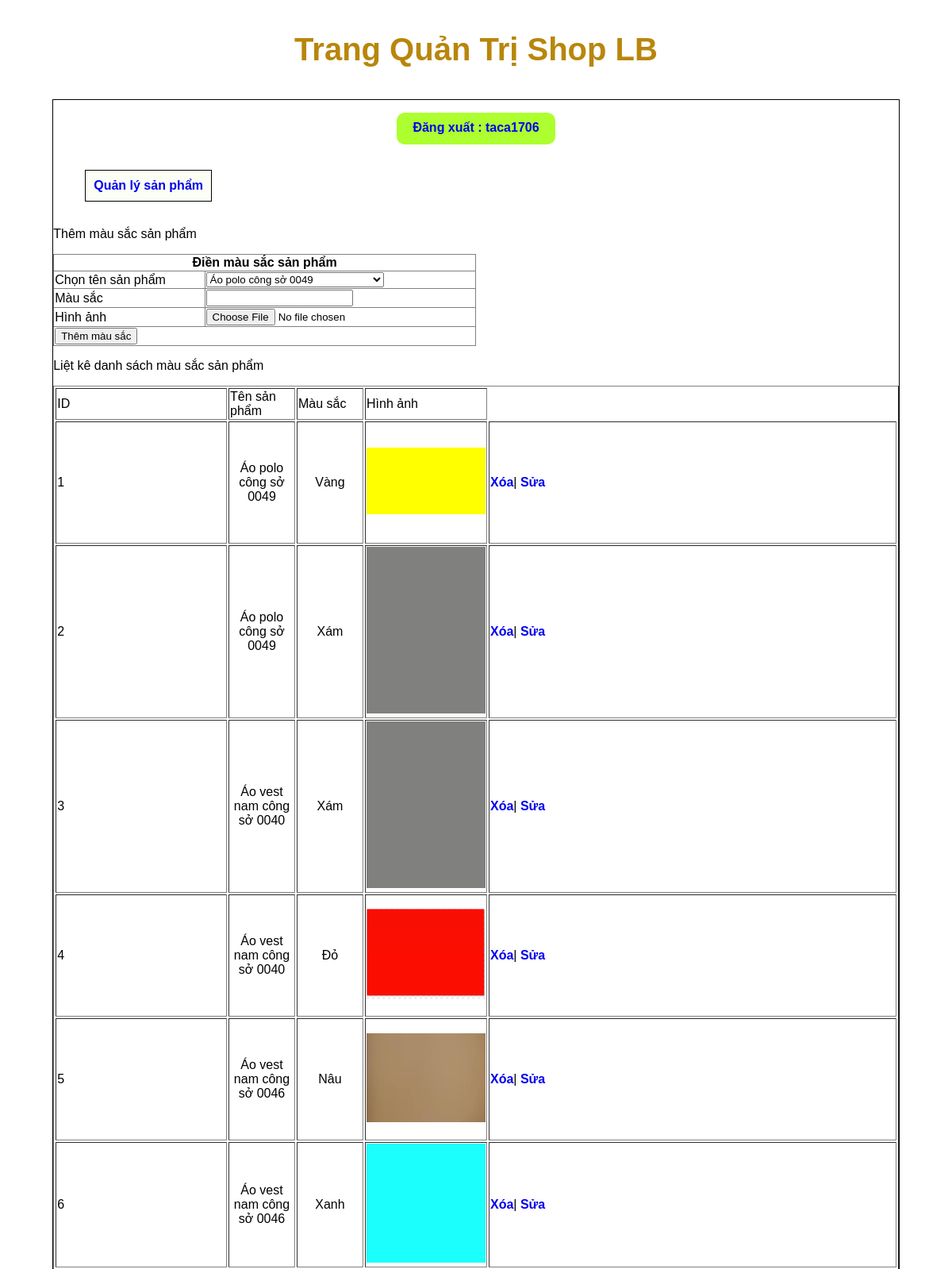
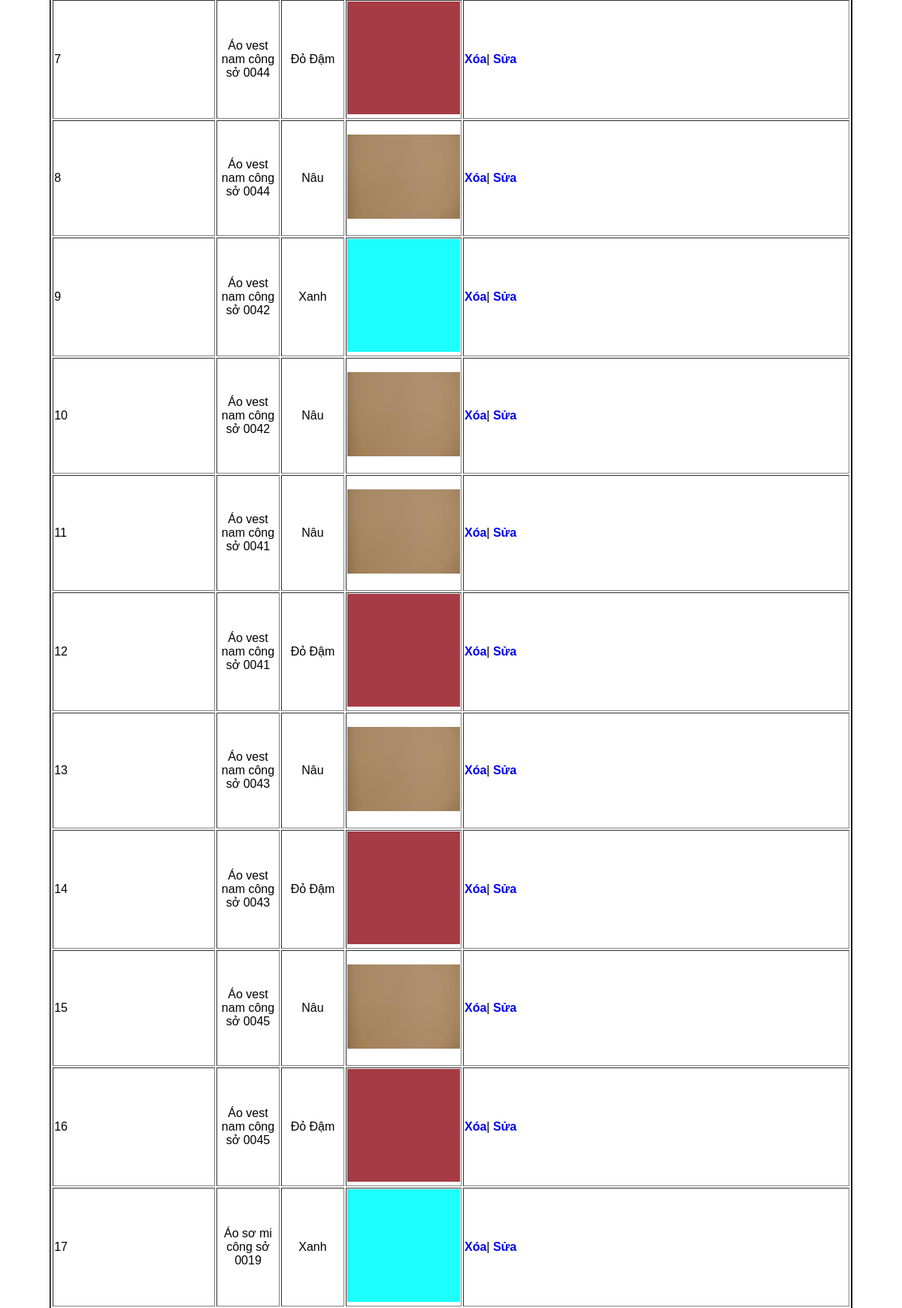
Page /webbanquanao/admincp/index.php?action=quanlymausac&query=them (signed in, upper part) on the committed database (2 pictures, top to bottom).
### tables this page shows
CREATE TABLE `tbl_mausac` (
  `id_mausac` int(11) NOT NULL,
  `id_sanpham` int(11) NOT NULL,
  `loaimau` varchar(50) NOT NULL,
  `hinhanh` text NOT NULL
);

CREATE TABLE `tbl_sanpham` (
  `id_sanpham` int(11) NOT NULL,
  `tensanpham` varchar(100) NOT NULL,
  `masanpham` varchar(100) NOT NULL,
  `giasanpham` float NOT NULL,
  `soluong` int(11) NOT NULL,
  `hinhanh` varchar(100) NOT NULL,
  `tomtat` tinytext NOT NULL,
  `noidung` text NOT NULL,
  `id_loaisanpham` int(11) NOT NULL,
  `id_nhacungcap` int(11) NOT NULL,
  `trangthai` int(11) NOT NULL
);

### webbanquanao/admincp/modules/quanlymausac/lietke.php (the view)
<?php
$sql_lietke_mausac = "SELECT * FROM tbl_sanpham ,tbl_mausac WHERE tbl_sanpham.id_sanpham=tbl_mausac.id_sanpham ORDER BY id_mausac DESC";
$result_lietke_mausac = mysqli_query($connect, $sql_lietke_mausac);
?>
<p>Liệt kê danh sách màu sắc sản phẩm</p>
<table style="width: 100%;" border="1" style="border-collapse:collapse;">
    <tr>
        <td>ID</td>
        <td>Tên sản phẩm</td>
        <td>Màu sắc</td>
        <td>Hình ảnh</td>
    </tr>
    <?php
    $i = 0;
    while ($row = mysqli_fetch_array($result_lietke_mausac)) {
        $i++;
    ?>
        <tr>
            <td><?= $i ?></td>
            <td style="width:80px;height:150px; text-align: center;">
                <?= $row['tensanpham'] ?>
            </td>
            <td style="width:80px;height:150px; text-align: center;">
                <?= $row['loaimau'] ?>
            </td>
            <td style="width:150px;height:150px;">
                <img src="modules/quanlymausac/uploads/<?= $row['hinhanh'] ?> " width="100%">
            </td>
            <td>
                <a href="modules/quanlymausac/xuly.php?id_mausac=<?= $row['id_mausac'] ?>" onclick="return confirm('Bạn có chắc chắn muốn xóa?');">Xóa</a>|
                <a href="?action=quanlymausac&query=sua&id_mausac=<?= $row['id_mausac'] ?>">Sửa</a>
            </td>
        </tr>
    <?php
    }
    ?>
</table>

### webbanquanao/admincp/modules/header.php (style rules this page uses)
a { font-weight: bold; }

### webbanquanao/admincp/modules/menu.php (style rules this page uses)
* { font-family: 'Poppins', sans-serif; text-decoration: none; }

### rows in the picture
tbl_mausac: id_sanpham.tensanpham "Áo polo công sở 0049", loaimau "Vàng", hinhanh (picture)
tbl_mausac: id_sanpham.tensanpham "Áo polo công sở 0049", loaimau "Xám", hinhanh (picture)
tbl_mausac: id_sanpham.tensanpham "Áo vest nam công sở 0040", loaimau "Xám", hinhanh (picture)
tbl_mausac: id_sanpham.tensanpham "Áo vest nam công sở 0040", loaimau "Đỏ", hinhanh (picture)
tbl_mausac: id_sanpham.tensanpham "Áo vest nam công sở 0046", loaimau "Nâu", hinhanh (picture)
tbl_mausac: id_sanpham.tensanpham "Áo vest nam công sở 0046", loaimau "Xanh", hinhanh (picture)
tbl_mausac: id_sanpham.tensanpham "Áo vest nam công sở 0044", loaimau "Đỏ Đậm", hinhanh (picture)
tbl_mausac: id_sanpham.tensanpham "Áo vest nam công sở 0044", loaimau "Nâu", hinhanh (picture)
tbl_mausac: id_sanpham.tensanpham "Áo vest nam công sở 0042", loaimau "Xanh", hinhanh (picture)
tbl_mausac: id_sanpham.tensanpham "Áo vest nam công sở 0042", loaimau "Nâu", hinhanh (picture)
tbl_mausac: id_sanpham.tensanpham "Áo vest nam công sở 0041", loaimau "Nâu", hinhanh (picture)
tbl_mausac: id_sanpham.tensanpham "Áo vest nam công sở 0041", loaimau "Đỏ Đậm", hinhanh (picture)
tbl_mausac: id_sanpham.tensanpham "Áo vest nam công sở 0043", loaimau "Nâu", hinhanh (picture)
tbl_mausac: id_sanpham.tensanpham "Áo vest nam công sở 0043", loaimau "Đỏ Đậm", hinhanh (picture)
tbl_mausac: id_sanpham.tensanpham "Áo vest nam công sở 0045", loaimau "Nâu", hinhanh (picture)
tbl_mausac: id_sanpham.tensanpham "Áo vest nam công sở 0045", loaimau "Đỏ Đậm", hinhanh (picture)
tbl_mausac: id_sanpham.tensanpham "Áo sơ mi công sở 0019", loaimau "Xanh", hinhanh (picture)

### other values in the picture
$_SESSION['dangky'] "taca1706"
form field sanpham "Áo polo công sở 0049"
